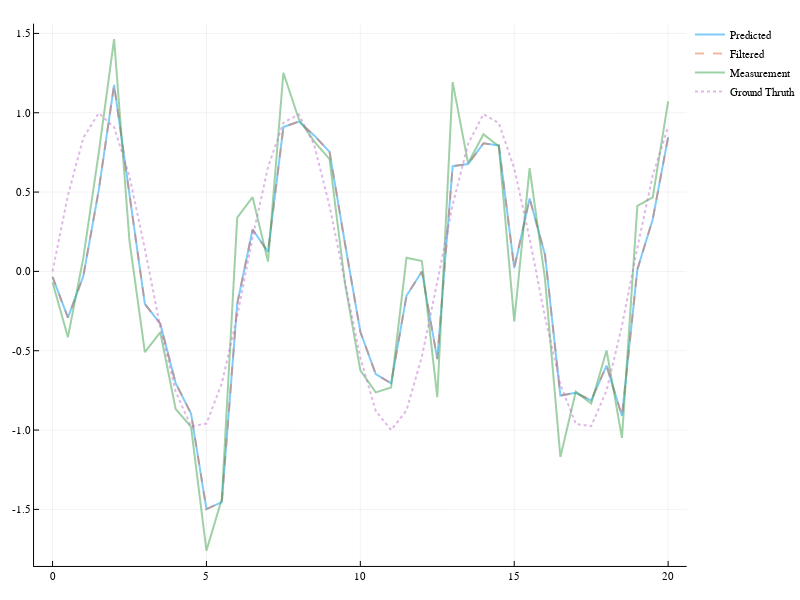

This figure's notebook cell:
### Markdown cell above
---
### Experiment: Filterung sinus mit Rauschen

Wir versuchen das Originale Signal herzustellen und lassen den Kalman Filter über das Datensatz mit rauschen laufen.

### Code cell
A = 1 # Zustandsübergangsmatrix
G = 1 # Messabbildung Matrix
Q = .8
R = 0.5

x̂_0 = 0
# x̂_0 = f(1)
Σ_0 = 0.5

model = KalmanFilter.Kalman(A, Q, G, R, x̂_0, Σ_0)

y_filtered = zeros(length(x))
y_predicted = zeros(length(x))
for (index, value) in enumerate(x)
    y_cur = y_measurement[index]
    y_filtered[index] = KalmanFilter.fusion(model, y_cur).state
    y_predicted[index] = KalmanFilter.predict(model).state
    #@printf "Step %4d    y_m %.3f    filtered %.3f    predicted %.3f    gain %.3f\n" index y_cur y_filtered[index] y_predicted[index] KalmanFilter.K(model)
end

plot(x, y_predicted, label = "Predicted")
plot!(x, y_filtered, label = "Filtered", linestyle=:dash)
plot!(x, y_measurement, label = "Measurement")
plot!(x, y, label = "Ground Thruth", linestyle=:dot)

### Figure 1 — Plotly figure (JSON) as saved in the notebook; plotly's stock layout.template omitted (floating-point values rounded to 4 significant figures)
{"data": [{"colorbar": {"title": ""}, "hoverinfo": "text", "legendgroup": "Predicted", "line": {"color": "rgba(0, 154, 250, 0.500)", "dash": "solid", "shape": "linear", "width": 2}, "mode": "lines", "name": "Predicted", "showlegend": true, "text": [null, null, null, null, null, null, null, null, null, null, null, null, null, null, null, null, null, null, null, null, null, null, null, null, null, null, null, null, null, null, null, null, null, null, null, null, null, null, null, null, null], "type": "scatter", "x": [0, 0.5, 1, 1.5, 2, 2.5, 3, 3.5, 4, 4.5, 5, 5.5, 6, 6.5, 7, 7.5, 8, 8.5, 9, 9.5, 10, 10.5, 11, 11.5, 12, 12.5, 13, 13.5, 14, 14.5, 15, 15.5, 16, 16.5, 17, 17.5, 18, 18.5, 19, 19.5, 20], "xaxis": "x1", "y": [-0.03386, -0.2918, -0.02983, 0.5105, 1.175, 0.4902, -0.2053, -0.3295, -0.704, -0.8962, -1.498, -1.454, -0.2046, 0.264, 0.1232, 0.9095, 0.9445, 0.8573, 0.7532, 0.1773, -0.3805, -0.6469, -0.7057, -0.154, -0.001087, -0.5527, 0.6634, 0.6766, 0.807, 0.7943, 0.02181, 0.4599, 0.1058, -0.7827, -0.7653, -0.8125, -0.594, -0.9112, 0.01164, 0.3289, 0.846], "yaxis": "y1", "zmax": 0.1, "zmin": -0.1}, {"colorbar": {"title": ""}, "hoverinfo": "text", "legendgroup": "Filtered", "line": {"color": "rgba(227, 111, 71, 0.500)", "dash": "dash", "shape": "linear", "width": 2}, "mode": "lines", "name": "Filtered", "showlegend": true, "text": [null, null, null, null, null, null, null, null, null, null, null, null, null, null, null, null, null, null, null, null, null, null, null, null, null, null, null, null, null, null, null, null, null, null, null, null, null, null, null, null, null], "type": "scatter", "x": [0, 0.5, 1, 1.5, 2, 2.5, 3, 3.5, 4, 4.5, 5, 5.5, 6, 6.5, 7, 7.5, 8, 8.5, 9, 9.5, 10, 10.5, 11, 11.5, 12, 12.5, 13, 13.5, 14, 14.5, 15, 15.5, 16, 16.5, 17, 17.5, 18, 18.5, 19, 19.5, 20], "xaxis": "x1", "y": [-0.03386, -0.2918, -0.02983, 0.5105, 1.175, 0.4902, -0.2053, -0.3295, -0.704, -0.8962, -1.498, -1.454, -0.2046, 0.264, 0.1232, 0.9095, 0.9445, 0.8573, 0.7532, 0.1773, -0.3805, -0.6469, -0.7057, -0.154, -0.001087, -0.5527, 0.6634, 0.6766, 0.807, 0.7943, 0.02181, 0.4599, 0.1058, -0.7827, -0.7653, -0.8125, -0.594, -0.9112, 0.01164, 0.3289, 0.846], "yaxis": "y1", "zmax": 0.1, "zmin": -0.1}, {"colorbar": {"title": ""}, "hoverinfo": "text", "legendgroup": "Measurement", "line": {"color": "rgba(62, 164, 78, 0.500)", "dash": "solid", "shape": "linear", "width": 2}, "mode": "lines", "name": "Measurement", "showlegend": true, "text": [null, null, null, null, null, null, null, null, null, null, null, null, null, null, null, null, null, null, null, null, null, null, null, null, null, null, null, null, null, null, null, null, null, null, null, null, null, null, null, null, null], "type": "scatter", "x": [0, 0.5, 1, 1.5, 2, 2.5, 3, 3.5, 4, 4.5, 5, 5.5, 6, 6.5, 7, 7.5, 8, 8.5, 9, 9.5, 10, 10.5, 11, 11.5, 12, 12.5, 13, 13.5, 14, 14.5, 15, 15.5, 16, 16.5, 17, 17.5, 18, 18.5, 19, 19.5, 20], "xaxis": "x1", "y": [-0.06771, -0.4146, 0.0852, 0.746, 1.465, 0.1919, -0.5081, -0.3836, -0.8671, -0.9799, -1.76, -1.435, 0.3393, 0.468, 0.06193, 1.252, 0.9597, 0.8194, 0.7079, -0.07346, -0.6234, -0.7629, -0.7313, 0.08618, 0.0655, -0.7929, 1.193, 0.6823, 0.8639, 0.7888, -0.3146, 0.6507, -0.04834, -1.17, -0.7577, -0.8331, -0.4988, -1.049, 0.4134, 0.467, 1.071], "yaxis": "y1", "zmax": 0.1, "zmin": -0.1}, {"colorbar": {"title": ""}, "hoverinfo": "text", "legendgroup": "Ground Thruth", "line": {"color": "rgba(195, 113, 210, 0.500)", "dash": "dot", "shape": "linear", "width": 2}, "mode": "lines", "name": "Ground Thruth", "showlegend": true, "text": [null, null, null, null, null, null, null, null, null, null, null, null, null, null, null, null, null, null, null, null, null, null, null, null, null, null, null, null, null, null, null, null, null, null, null, null, null, null, null, null, null], "type": "scatter", "x": [0, 0.5, 1, 1.5, 2, 2.5, 3, 3.5, 4, 4.5, 5, 5.5, 6, 6.5, 7, 7.5, 8, 8.5, 9, 9.5, 10, 10.5, 11, 11.5, 12, 12.5, 13, 13.5, 14, 14.5, 15, 15.5, 16, 16.5, 17, 17.5, 18, 18.5, 19, 19.5, 20], "xaxis": "x1", "y": [0, 0.4794, 0.8415, 0.9975, 0.9093, 0.5985, 0.1411, -0.3508, -0.7568, -0.9775, -0.9589, -0.7055, -0.2794, 0.2151, 0.657, 0.938, 0.9894, 0.7985, 0.4121, -0.07515, -0.544, -0.8797, -1.0, -0.8755, -0.5366, -0.06632, 0.4202, 0.8038, 0.9906, 0.9349, 0.6503, 0.2065, -0.2879, -0.7118, -0.9614, -0.9756, -0.751, -0.3425, 0.1499, 0.6055, 0.9129], "yaxis": "y1", "zmax": 0.1, "zmin": -0.1}], "layout": {"annotations": [], "height": 600, "legend": {"bgcolor": "rgba(255, 255, 255, 1.000)", "bordercolor": "rgba(0, 0, 0, 1.000)", "font": {"color": "rgba(0, 0, 0, 1.000)", "family": "sans-serif", "size": 11}, "tracegroupgap": 0, "x": 1, "y": 1}, "margin": {"b": 20, "l": 0, "r": 0, "t": 20}, "paper_bgcolor": "rgba(255, 255, 255, 1.000)", "plot_bgcolor": "rgba(255, 255, 255, 1.000)", "showlegend": true, "width": 800, "xaxis": {"anchor": "y1", "domain": [0.04937, 0.9951], "gridcolor": "rgba(0, 0, 0, 0.100)", "gridwidth": 0.5, "linecolor": "rgba(0, 0, 0, 1.000)", "mirror": false, "range": [-0.6, 20.6], "showgrid": true, "showline": true, "showticklabels": true, "tickangle": 0, "tickcolor": "rgb(0, 0, 0)", "tickfont": {"color": "rgba(0, 0, 0, 1.000)", "family": "sans-serif", "size": 11}, "tickmode": "array", "ticks": "inside", "ticktext": ["0", "5", "10", "15", "20"], "tickvals": [0, 5, 10, 15, 20], "title": "", "titlefont": {"color": "rgba(0, 0, 0, 1.000)", "family": "sans-serif", "size": 15}, "type": "-", "visible": true, "zeroline": false, "zerolinecolor": "rgba(0, 0, 0, 1.000)"}, "yaxis": {"anchor": "x1", "domain": [0.02508, 0.9934], "gridcolor": "rgba(0, 0, 0, 0.100)", "gridwidth": 0.5, "linecolor": "rgba(0, 0, 0, 1.000)", "mirror": false, "range": [-1.857, 1.561], "showgrid": true, "showline": true, "showticklabels": true, "tickangle": 0, "tickcolor": "rgb(0, 0, 0)", "tickfont": {"color": "rgba(0, 0, 0, 1.000)", "family": "sans-serif", "size": 11}, "tickmode": "array", "ticks": "inside", "ticktext": ["-1.5", "-1.0", "-0.5", "0.0", "0.5", "1.0", "1.5"], "tickvals": [-1.5, -1, -0.5, 0, 0.5, 1, 1.5], "title": "", "titlefont": {"color": "rgba(0, 0, 0, 1.000)", "family": "sans-serif", "size": 15}, "type": "-", "visible": true, "zeroline": false, "zerolinecolor": "rgba(0, 0, 0, 1.000)"}}}
